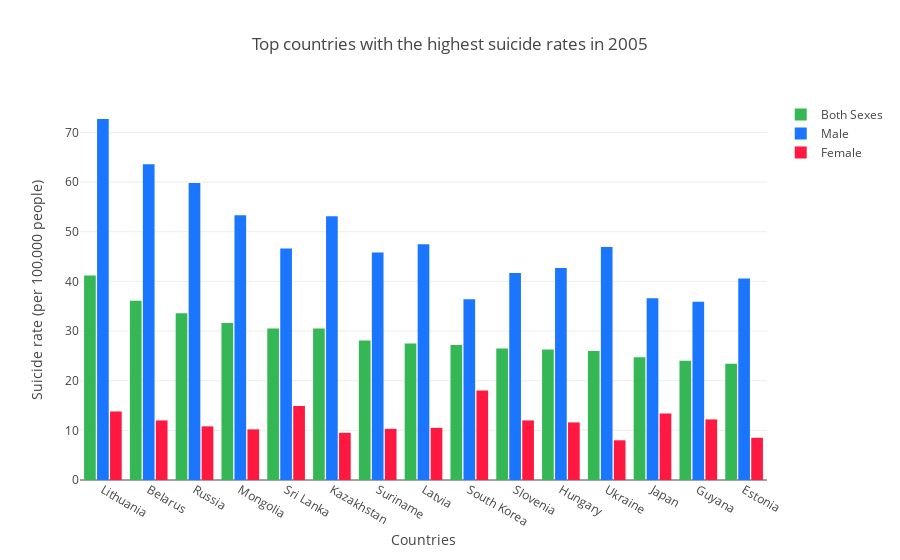

Here is the notebook cell this chart was saved with:
### Markdown cell above
**Countries with highest suicide rates in 2005**

### Code cell
total = go.Bar(
    x = rate2005['Country'].head(15),
    y = rate2005['Total suicide rate'].head(15),
    marker=dict(color='rgb(53, 183, 85)'),
    name = 'Both Sexes'
)

male = go.Bar(
    x = rate2005['Country'].head(15),
    y = rate2005['Male suicide rate'].head(15),
    marker=dict(color='rgb(26, 118, 255)'),
    name = 'Male'
)

female = go.Bar(
    x = rate2005['Country'].head(15),
    y = rate2005['Female suicide rate'].head(15),
    marker=dict(color='rgb(255, 25, 64)'),
    name = 'Female'
)

data = [total, male, female]

layout = go.Layout(
    title='Top countries with the highest suicide rates in 2005',
    xaxis={'title':'Countries'},
    yaxis={'title':'Suicide rate (per 100,000 people)'},
    barmode='group',
    bargap=0.15,
    bargroupgap=0.1
)

fig = go.Figure(data=data, layout=layout)
py.iplot(fig, filename='basic-bar')

### Figure 1 — Plotly figure (JSON) as saved in the notebook; plotly's stock layout.template omitted (floating-point values rounded to 4 significant figures)
{"data": [{"marker": {"color": "rgb(53, 183, 85)"}, "name": "Both Sexes", "type": "bar", "x": ["Lithuania", "Belarus", "Russia", "Mongolia", "Sri Lanka", "Kazakhstan", "Suriname", "Latvia", "South Korea", "Slovenia", "Hungary", "Ukraine", "Japan", "Guyana", "Estonia"], "y": [41.2, 36.1, 33.6, 31.6, 30.5, 30.5, 28.1, 27.5, 27.2, 26.5, 26.3, 26, 24.7, 24, 23.4]}, {"marker": {"color": "rgb(26, 118, 255)"}, "name": "Male", "type": "bar", "x": ["Lithuania", "Belarus", "Russia", "Mongolia", "Sri Lanka", "Kazakhstan", "Suriname", "Latvia", "South Korea", "Slovenia", "Hungary", "Ukraine", "Japan", "Guyana", "Estonia"], "y": [72.7, 63.6, 59.8, 53.3, 46.6, 53.1, 45.8, 47.5, 36.4, 41.7, 42.7, 46.9, 36.6, 35.9, 40.6]}, {"marker": {"color": "rgb(255, 25, 64)"}, "name": "Female", "type": "bar", "x": ["Lithuania", "Belarus", "Russia", "Mongolia", "Sri Lanka", "Kazakhstan", "Suriname", "Latvia", "South Korea", "Slovenia", "Hungary", "Ukraine", "Japan", "Guyana", "Estonia"], "y": [13.8, 12, 10.8, 10.2, 14.9, 9.5, 10.3, 10.5, 18, 12, 11.6, 8, 13.4, 12.2, 8.5]}], "layout": {"bargap": 0.15, "bargroupgap": 0.1, "barmode": "group", "title": "Top countries with the highest suicide rates in 2005", "xaxis": {"title": "Countries"}, "yaxis": {"title": "Suicide rate (per 100,000 people)"}}}
